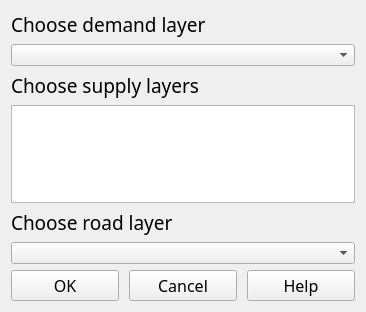
<?xml version="1.0" encoding="UTF-8"?>
<ui version="4.0">
 <class>AccessAnalyToolWidget</class>
 <widget class="ToolWidget" name="AccessAnalyToolWidget">
  <property name="geometry">
   <rect>
    <x>0</x>
    <y>0</y>
    <width>366</width>
    <height>312</height>
   </rect>
  </property>
  <property name="windowTitle">
   <string>AccessAnalyToolWidget</string>
  </property>
  <layout class="QVBoxLayout" name="verticalLayout_2">
   <item>
    <layout class="QHBoxLayout" name="horizontalLayout_demond" stretch="10,0">
     <property name="spacing">
      <number>2</number>
     </property>
     <item>
      <layout class="QVBoxLayout" name="verticalLayout_demand">
       <item>
        <widget class="QLabel" name="label_demand">
         <property name="font">
          <font>
           <family>Adobe Arabic</family>
           <pointsize>14</pointsize>
          </font>
         </property>
         <property name="text">
          <string>Choose demand layer</string>
         </property>
        </widget>
       </item>
       <item>
        <widget class="QComboBox" name="comboBox_demand"/>
       </item>
      </layout>
     </item>
     <item>
      <layout class="QVBoxLayout" name="verticalLayout_btndema">
       <property name="spacing">
        <number>0</number>
       </property>
       <property name="sizeConstraint">
        <enum>QLayout::SetDefaultConstraint</enum>
       </property>
       <property name="topMargin">
        <number>23</number>
       </property>
      </layout>
     </item>
    </layout>
   </item>
   <item>
    <layout class="QVBoxLayout" name="verticalLayout_supply">
     <item>
      <layout class="QHBoxLayout" name="horizontalLayout_2" stretch="10">
       <item>
        <widget class="QLabel" name="label_supply">
         <property name="font">
          <font>
           <family>Adobe Arabic</family>
           <pointsize>14</pointsize>
          </font>
         </property>
         <property name="text">
          <string>Choose supply layers</string>
         </property>
        </widget>
       </item>
      </layout>
     </item>
     <item>
      <widget class="QListWidget" name="listWidget"/>
     </item>
    </layout>
   </item>
   <item>
    <layout class="QHBoxLayout" name="horizontalLayout" stretch="10">
     <property name="spacing">
      <number>2</number>
     </property>
     <item>
      <layout class="QVBoxLayout" name="verticalLayout_road">
       <item>
        <widget class="QLabel" name="label_road">
         <property name="font">
          <font>
           <family>Adobe Arabic</family>
           <pointsize>14</pointsize>
          </font>
         </property>
         <property name="text">
          <string>Choose road layer</string>
         </property>
        </widget>
       </item>
       <item>
        <widget class="QComboBox" name="comboBox_road"/>
       </item>
      </layout>
     </item>
    </layout>
   </item>
   <item>
    <layout class="QHBoxLayout" name="horizontalLayout_btn">
     <property name="spacing">
      <number>10</number>
     </property>
     <item>
      <widget class="QPushButton" name="pushButton_ok">
       <property name="font">
        <font>
         <family>Adobe Arabic</family>
         <pointsize>12</pointsize>
        </font>
       </property>
       <property name="text">
        <string>OK</string>
       </property>
      </widget>
     </item>
     <item>
      <widget class="QPushButton" name="pushButton_cancel">
       <property name="font">
        <font>
         <family>Adobe Arabic</family>
         <pointsize>12</pointsize>
        </font>
       </property>
       <property name="text">
        <string>Cancel</string>
       </property>
      </widget>
     </item>
     <item>
      <widget class="QPushButton" name="pushButton_help">
       <property name="font">
        <font>
         <family>Adobe Arabic</family>
         <pointsize>12</pointsize>
        </font>
       </property>
       <property name="text">
        <string>Help</string>
       </property>
      </widget>
     </item>
    </layout>
   </item>
  </layout>
 </widget>
 <layoutdefault spacing="6" margin="11"/>
 <customwidgets>
  <customwidget>
   <class>ToolWidget</class>
   <extends>QWidget</extends>
   <header>toolwidget.h</header>
   <container>1</container>
  </customwidget>
 </customwidgets>
 <resources/>
 <connections>
  <connection>
   <sender>pushButton_cancel</sender>
   <signal>clicked()</signal>
   <receiver>AccessAnalyToolWidget</receiver>
   <slot>close()</slot>
   <hints>
    <hint type="sourcelabel">
     <x>184</x>
     <y>286</y>
    </hint>
    <hint type="destinationlabel">
     <x>238</x>
     <y>-12</y>
    </hint>
   </hints>
  </connection>
 </connections>
</ui>
